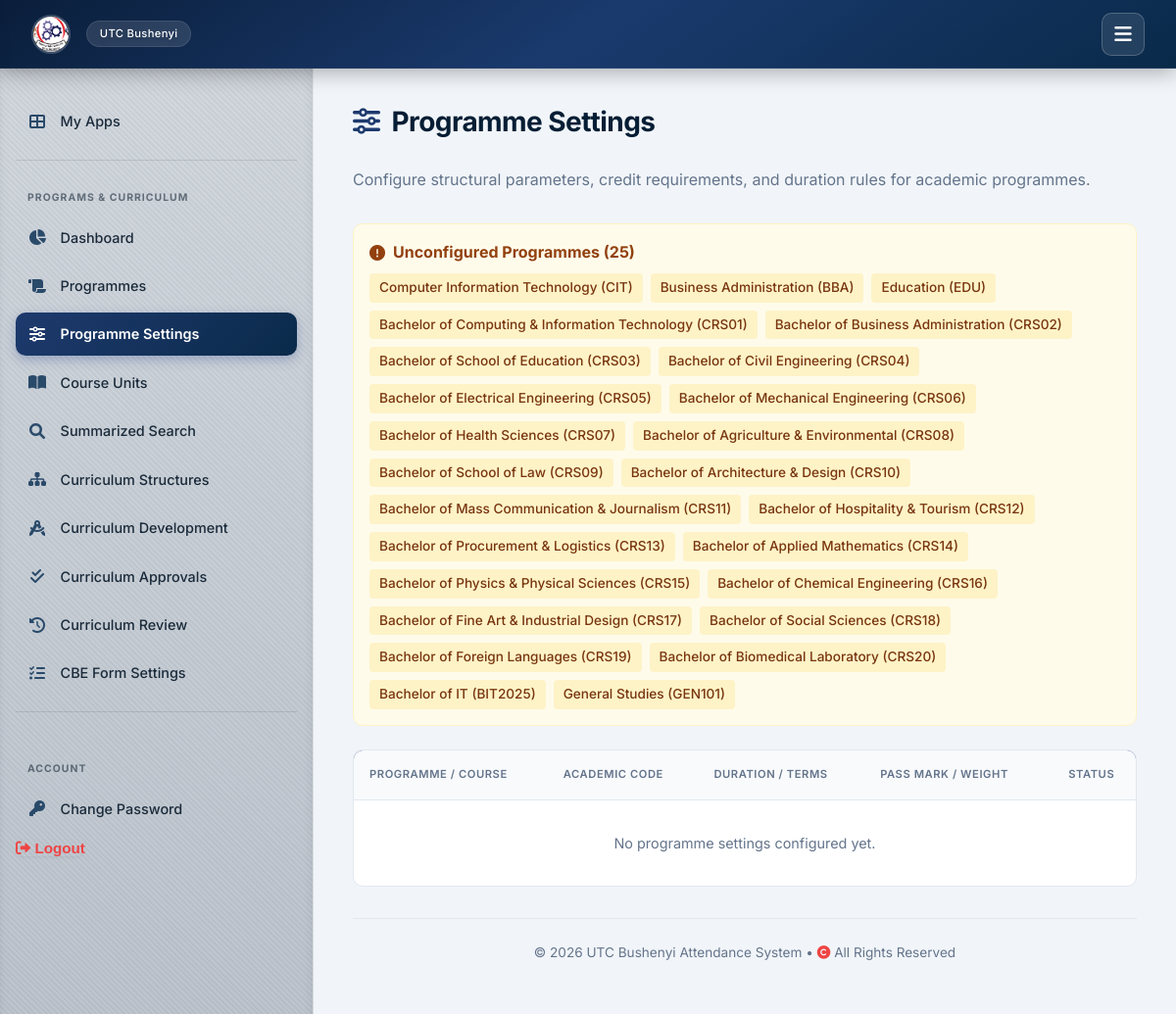
Before: /curriculum/settings/ (signed in) with the older database file.
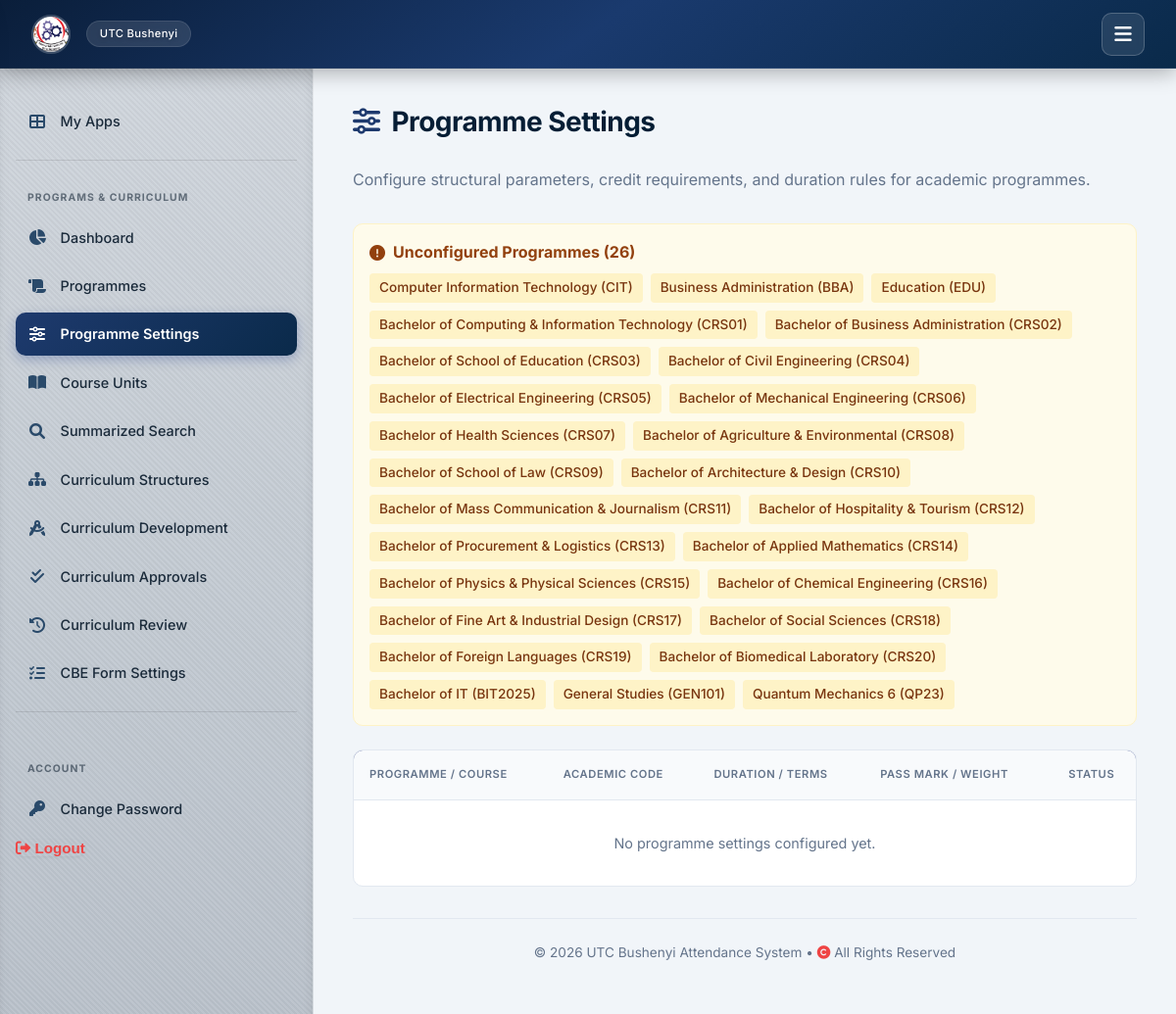
After: the same page with the newer database file.
### attendance/models.py (models this page shows, shortened)
class Course(models.Model):
    APPROVAL_STATUS_CHOICES = [
        ('PENDING', 'Pending'),
        ('APPROVED', 'Approved'),
        ('REJECTED', 'Rejected'),
    ]
    STUDY_LEVEL_CHOICES = [
        ('CERTIFICATE', 'Certificate'),
        ('DIPLOMA', 'Diploma'),
        ('HIGHER DIPLOMA', 'Higher Diploma'),
        ('DEGREE', 'Degree'),
    ]
    code = models.CharField(max_length=20, primary_key=True, help_text="Maps to 'programme_code'.")
    name = models.CharField(max_length=255, help_text="Maps to 'programme_title'.")
    department = models.ForeignKey(Department, on_delete=models.SET_NULL, null=True, blank=True, related_name='courses')
    is_modular = models.BooleanField(
        default=False,
        help_text="Maps to 'is_modular' - whether the programme can be taken/enrolled module-by-module rather than as a full programme."
    )
    create_approval_status = models.CharField(
        max_length=20, choices=APPROVAL_STATUS_CHOICES, default='PENDING',
        help_text="Maps to 'create_approval_status' - approval state of this programme record in the source system."
    )
    duration_measure = models.CharField(
        max_length=20, default='YEAR', blank=True, null=True,
        help_text="Maps to 'duration_measure', e.g. YEAR. The unit that ProgrammeSetting.duration_years is counted in."
    )
    duration_measure_source_id = models.CharField(
        max_length=20, blank=True, null=True,
        help_text="Maps to 'duration_measure_id' - the source system's internal lookup id for duration_measure."
    )
    duration_measure_label = models.CharField(
        max_length=50, blank=True, null=True,
        help_text="Maps to 'duration_measure_label'. Always blank in the ALL_Programmes export seen so far, kept for forward compatibility."
    )
    study_level = models.CharField(
        max_length=30, choices=STUDY_LEVEL_CHOICES, blank=True, null=True,
        help_text="Maps to 'study_level', e.g. DIPLOMA, HIGHER DIPLOMA, CERTIFICATE."
    )
    study_level_source_id = models.CharField(
        max_length=20, blank=True, null=True,
        help_text="Maps to 'programme_study_level_id' - the source system's internal lookup id for study_level."
    )
    study_level_label = models.CharField(
        max_length=50, blank=True, null=True,
        help_text="Maps to 'study_level_label'. Always blank in the ALL_Programmes export seen so far, kept for forward compatibility."
    )
    award = models.CharField(
        max_length=100, blank=True, null=True,
        help_text="Maps to 'award' - the qualification awarded on completion. Mirrors study_level in the exports seen so far, but modelled separately since the source treats them as distinct fields."
    )
    award_label = models.CharField(
        max_length=100, blank=True, null=True,
        help_text="Maps to 'award_label'. Always blank in the ALL_Programmes export seen so far, kept for forward compatibility."
    )
    version_title = models.CharField(
        max_length=100, blank=True, null=True,
        help_text="Maps to 'version_title' - curriculum version label from the source system, when set."
    )

### attendance/views_admin.py (the view)
# urls.py: path('curriculum/settings/', views_admin.programme_settings, name='programme_settings'),
@login_required
def programme_settings(request):
    settings_list = ProgrammeSetting.objects.select_related('course').all()
    courses_without_settings = Course.objects.filter(settings__isnull=True)
    return render(request, 'attendance/programme_settings.html', {
        'settings_list': settings_list,
        'unconfigured_courses': courses_without_settings
    })

### attendance/context_processors.py (called while the page is built)
def institution_info(request):
    return {'institution': Institution.objects.first()}

### templates/attendance/programme_settings.html (shortened to what this page needs)
{% extends 'attendance/base.html' %}
{% block content %}
{% block sidebar %}
{% include "attendance/sidebar.html" %}
{% endblock %}
<div style="margin-bottom: 2rem; display: flex; justify-content: space-between; align-items: center; flex-wrap: wrap; gap: 1rem;">
    <div>
        <h2><i class="fas fa-sliders-h"></i> Programme Settings</h2>
        <p style="color: var(--text-muted); margin: 0;">Configure structural parameters, credit requirements, and duration rules for academic programmes.</p>
    </div>
</div>
{% if unconfigured_courses %}
<div style="background: #fffbebf5; border: 1px solid #fef3c7; border-radius: var(--radius-sm); padding: 1rem; margin-bottom: 1.5rem;">
    <h4 style="margin: 0 0 0.5rem 0; color: #92400e; display: flex; align-items: center; gap: 8px;">
        <i class="fas fa-exclamation-circle"></i> Unconfigured Programmes ({{ unconfigured_courses|length }})
    </h4>
    <div style="display: flex; flex-wrap: wrap; gap: 8px;">
        {% for course in unconfigured_courses %}
            <span style="background: #fef3c7; color: #78350f; padding: 4px 10px; border-radius: 4px; font-size: 0.85rem; font-weight: 500;">
                {{ course.name }} ({{ course.code }})
            </span>
        {% endfor %}
    </div>
</div>
{% endif %}
<div style="background: #ffffff; border: 1px solid var(--border); border-radius: var(--radius-sm); overflow: hidden;">
    <table style="width: 100%; border-collapse: collapse; font-size: 0.9rem; text-align: left;">
        <thead>
            <tr style="background: #2b3e85; color: white;">
                <th style="padding: 1rem;">Programme / Course</th>
                <th style="padding: 1rem;">Academic Code</th>
                <th style="padding: 1rem;">Duration / Terms</th>
                <th style="padding: 1rem;">Pass Mark / Weight</th>
                <th style="padding: 1rem; text-align: center;">Status</th>
            </tr>
        </thead>
        <tbody>
            {% for setting in settings_list %}
            <tr style="border-bottom: 1px solid var(--border); background: {% cycle '#ffffff' '#f8fafc' %};">
                <td style="padding: 1rem; font-weight: 600; color: #1e293b;">
                    {{ setting.course.name }}
                </td>
                <td style="padding: 1rem; color: #475569;">
                    {{ setting.course.code }}
                </td>
                <td style="padding: 1rem; color: #475569;">
                    {{ setting.duration_years|default:setting.duration|default:"N/A" }} Year(s)
                </td>
                <td style="padding: 1rem; color: #475569;">
                    {{ setting.pass_mark|default:"50" }}%
                </td>
                <td style="padding: 1rem; text-align: center;">
                    <span style="background: #d1fae5; color: #065f46; padding: 4px 12px; border-radius: 12px; font-weight: bold; font-size: 0.8rem;">
                        Configured
                    </span>
                </td>
            </tr>
            {% empty %}
            <tr>
                <td colspan="5" style="padding: 2rem; text-align: center; color: var(--text-muted);">No programme settings configured yet.</td>
            </tr>
            {% endfor %}
        </tbody>
    </table>
</div>
{% endblock %}

Changed rows visible on the page:
added Course: name "Quantum Mechanics 6", code "QP23"
Other visible differences:
{{ unconfigured_courses|length }}: "25" → "26"
